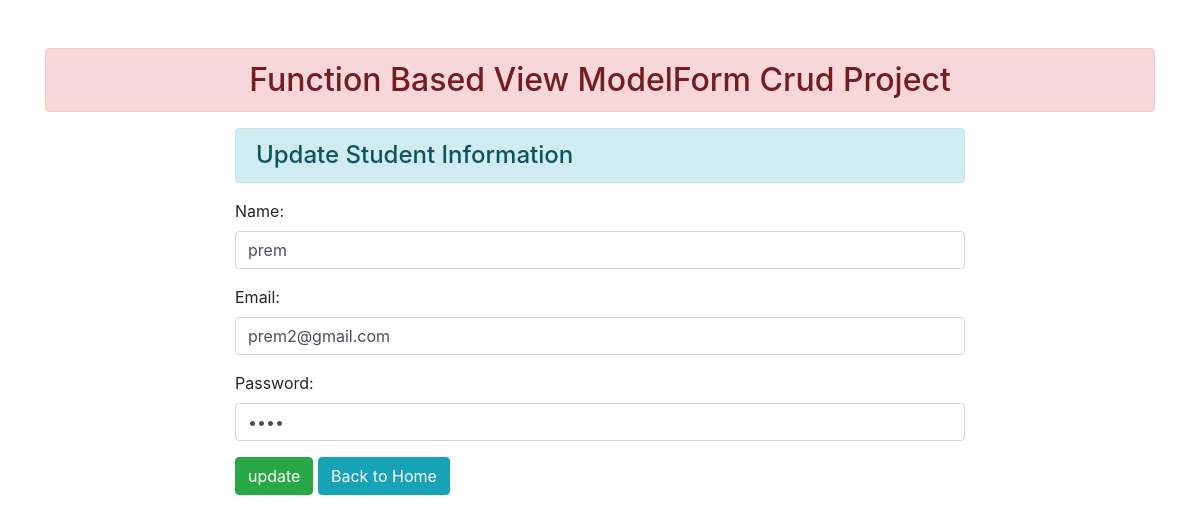
Before: /1/ with the older database file.
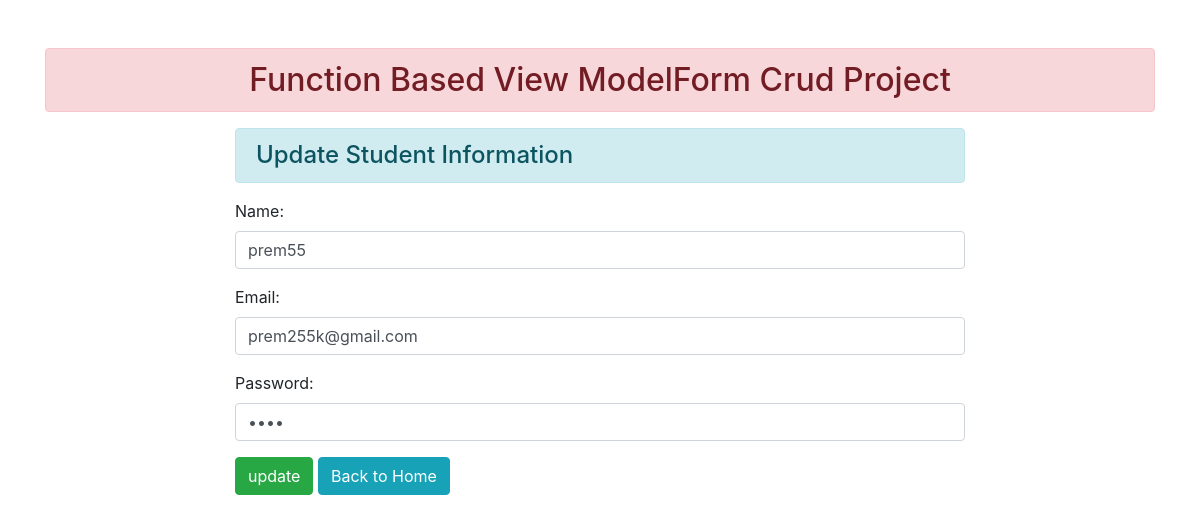
After: the same page with the newer database file.
### enroll/models.py (models this page shows)
class User(models.Model):
    name = models.CharField(max_length=70)
    email = models.EmailField(max_length=70)
    password = models.CharField(max_length=70)

### enroll/views.py (the view)
# urls.py: path('<int:id>/', views.update_data, name='updatedata'),
def update_data(request, id):
    pi = User.objects.get(pk = id)
    fm = UserForm(request.POST, instance=pi)
    if fm.is_valid():
        fm.save()
    else:
        pi = User.objects.get(pk = id)
        fm = UserForm(instance=pi)
    return render(request, "enroll/updatestudent.html", {'form':fm})

### enroll/forms.py
class UserForm(forms.ModelForm):
    class Meta:
        model = User
        fields = ['name', 'email', 'password']
        widgets = {
            'name': forms.TextInput(attrs={'class':'form-control'}),
            'email': forms.EmailInput(attrs={'class':'form-control'}),
            'password': forms.PasswordInput(render_value=True, attrs={'class':'form-control'}),
        }

### enroll/templates/enroll/updatestudent.html (shortened to what this page needs)
{% extends 'enroll/base.html' %}
{% block content %}
<div class="row">
    <div class="col-sm-8 offset-2">
        <h4 class='alert alert-info'>Update Student Information</h4>
        <form action="" method="post">
            {{form.as_p}}
            <input type="submit" class='btn btn-success'  value="update">
            <a href="{% url 'addandshow' %}" class='btn btn-info'>Back to Home</a>
        </form>
    </div>
</div>
{% endblock content %}

Changed rows visible on the page:
changed User: name "prem" → "prem55"; email "prem2@gmail.com" → "prem255k@gmail.com"
